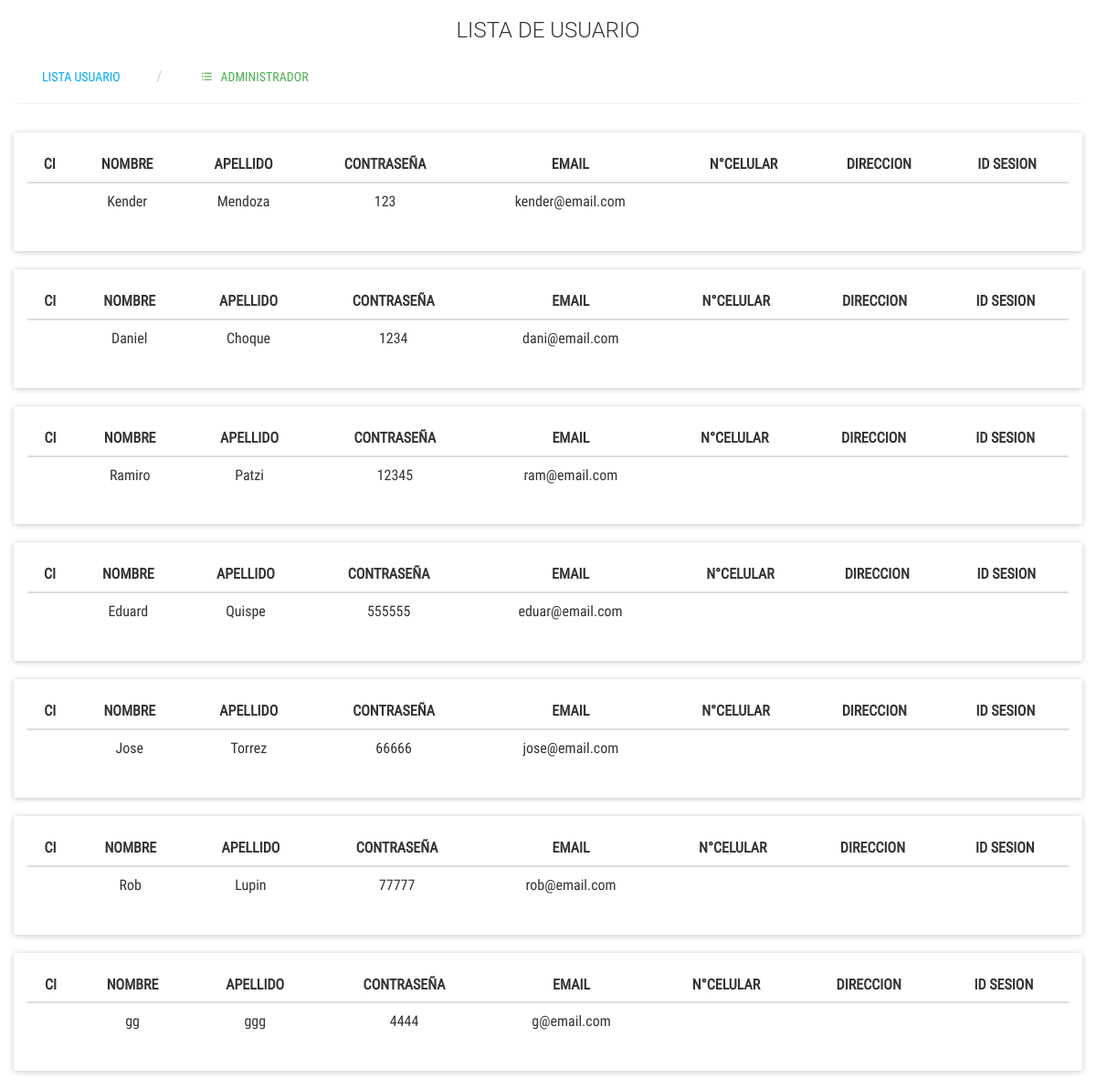
/admin/listUsu.php (signed in), run on the app's committed database.
### tables this page shows
CREATE TABLE `usuario` (
  `id_usuario` int(11) NOT NULL,
  `nombre` varchar(100) NOT NULL,
  `apellido` varchar(100) DEFAULT NULL,
  `nom_usuario` varchar(100) DEFAULT NULL,
  `email` varchar(100) NOT NULL,
  `password` int(100) NOT NULL,
  `id_perfil` int(30) NOT NULL
);

### admin/listUsu.php (the view, shortened to what this page needs)
<?php
include("../conexion/conexion.php");
?>
<html lang="es">
<head>
    <link rel="stylesheet" href="css/listas.css">
</head>
<h3 class="text-center">LISTA DE USUARIO</h3>
<form action="" method="post">
    <div class="container-fluid">
			<ul class="breadcrumb breadcrumb-tabs">
				<li>
                    <input class="btn btn-info" type="submit" name="btn1" value="LISTA USUARIO">
				</li>
				<li>
					<a href="productos.php" class="btn btn-success">
						<i class="zmdi zmdi-format-list-bulleted" type="sumit" value=""></i> &nbsp; ADMINISTRADOR
					</a>
				</li>
			</ul>
		</div>
</form>
<?php
$consulta = "SELECT * FROM usuario";
$respuesta = mysqli_query($conexion, $consulta);
while ($fila = mysqli_fetch_array($respuesta)) {
?>
        <div class="container-fluid">
            <div class="panel panel-primary">
                <div class="panel-body">
                    <div class="table-responsive">
                        <table class="table table-hover text-center">
                            <thead class="thead-light">
                                <tr>
                                    <th scope="col" class="text-center">CI</th>
                                    <th scope="col" class="text-center">NOMBRE</th>
                                    <th scope="col" class="text-center">APELLIDO</th>
                                    <th scope="col" class="text-center">CONTRASEÑA</th>
                                    <th scope="col" class="text-center">EMAIL</th>
                                    <th scope="col" class="text-center">N°CELULAR</th>
                                    <th scope="col" class="text-center">DIRECCION</th>
                                    <th scope="col" class="text-center">ID SESION</th>
                                </tr>
                            </thead>
                            <tbody>
                                <tr>
                                    <td scope="row"><?php echo $fila['ci']; ?></td>
                                    <td scope="row"><?php echo $fila['nombre']; ?></td>
                                    <td scope="row"><?php echo $fila['apellido']; ?></td>
                                    <td scope="row"><?php echo $fila['password']; ?></td>
                                    <td scope="row"><?php echo $fila['email']; ?></td>
                                    <td scope="row"><?php echo $fila['nro_celular']; ?></td>
                                    <td scope="row"><?php echo $fila['direccion']; ?></td>
                                    <td scope="row"><?php echo $fila['id_sesion']; ?></td>
                                </tr>
                            </tbody>
                        </table>
                    </div>
                </div>
            </div>
        </div>
<?php
}
?>
</body>
</html>

### admin/css/listas.css (style rules this page uses)
.breadcrumb-tabs { margin-bottom: 15px; background-color: transparent; border-bottom: 2px solid #F7F7F7; padding: 0; }

### admin/listUsu.php (style rules this page uses)
.table-responsive { max-height: 400px; overflow-y: auto; width: 100%; }

### data on the page
usuario: nombre "Kender", apellido "Mendoza", password "123", email "kender@email.com"
usuario: nombre "Daniel", apellido "Choque", password "1234", email "dani@email.com"
usuario: nombre "Ramiro", apellido "Patzi", password "12345", email "ram@email.com"
usuario: nombre "Eduard", apellido "Quispe", password "555555", email "eduar@email.com"
usuario: nombre "Jose", apellido "Torrez", password "66666", email "jose@email.com"
usuario: nombre "Rob", apellido "Lupin", password "77777", email "rob@email.com"
usuario: nombre "gg", apellido "ggg", password "4444", email "g@email.com"
